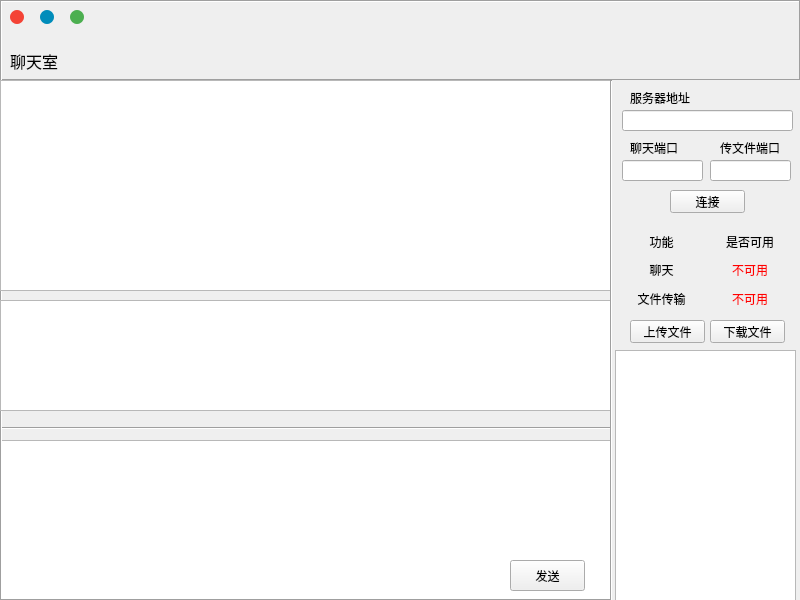
<?xml version="1.0" encoding="UTF-8"?>
<ui version="4.0">
 <class>MainWindow</class>
 <widget class="QWidget" name="MainWindow">
  <property name="geometry">
   <rect>
    <x>0</x>
    <y>0</y>
    <width>800</width>
    <height>600</height>
   </rect>
  </property>
  <property name="windowTitle">
   <string>MainWindow</string>
  </property>
  <widget class="QWidget" name="widgetTop" native="true">
   <property name="geometry">
    <rect>
     <x>0</x>
     <y>0</y>
     <width>800</width>
     <height>80</height>
    </rect>
   </property>
   <property name="styleSheet">
    <string notr="true">color: rgb(245, 246, 247);</string>
   </property>
   <widget class="QPushButton" name="buttonExit">
    <property name="geometry">
     <rect>
      <x>10</x>
      <y>10</y>
      <width>14</width>
      <height>14</height>
     </rect>
    </property>
    <property name="styleSheet">
     <string notr="true">QPushButton {
    min-width: 14px;
    max-width: 14px;
    max-height: 14px;
    min-height: 14px;
    border-radius: 7px;
    font-size: 15px;
    color: white;
    background: #f44336 ; /* 默认颜色 */
}

QPushButton:hover {
    font-size: 18px;
    color: white;
    background: #d5d5d5; /* 悬停颜色 */
}

QPushButton:pressed {
    background: #f2f2f2 /* 按下颜色 */
}</string>
    </property>
    <property name="text">
     <string/>
    </property>
   </widget>
   <widget class="QPushButton" name="buttonMax">
    <property name="geometry">
     <rect>
      <x>40</x>
      <y>10</y>
      <width>14</width>
      <height>14</height>
     </rect>
    </property>
    <property name="styleSheet">
     <string notr="true">QPushButton {
    min-width: 14px;
    max-width: 14px;
    max-height: 14px;
    min-height: 14px;
    border-radius: 7px;
    font-size: 15px;
    color: white;
    background: #008cba ; /* 默认颜色 */
}

QPushButton:hover {
    font-size: 18px;
    color: white;
    background: #d5d5d5; /* 悬停颜色 */
}

QPushButton:pressed {
    background: #f2f2f2 /* 按下颜色 */
}</string>
    </property>
    <property name="text">
     <string/>
    </property>
   </widget>
   <widget class="QPushButton" name="buttonMin">
    <property name="geometry">
     <rect>
      <x>70</x>
      <y>10</y>
      <width>14</width>
      <height>14</height>
     </rect>
    </property>
    <property name="styleSheet">
     <string notr="true">QPushButton {
    min-width: 14px;
    max-width: 14px;
    max-height: 14px;
    min-height: 14px;
    border-radius: 7px;
    font-size: 15px;
    color: white;
    background: #4caf50 ; /* 默认颜色 */
}

QPushButton:hover {
    font-size: 18px;
    color: white;
    background: #d5d5d5; /* 悬停颜色 */
}

QPushButton:pressed {
    background: #f2f2f2 /* 按下颜色 */
}</string>
    </property>
    <property name="text">
     <string/>
    </property>
   </widget>
   <widget class="QLabel" name="labelGroupName">
    <property name="geometry">
     <rect>
      <x>10</x>
      <y>40</y>
      <width>171</width>
      <height>41</height>
     </rect>
    </property>
    <property name="font">
     <font>
      <pointsize>12</pointsize>
      <bold>false</bold>
     </font>
    </property>
    <property name="styleSheet">
     <string notr="true">color: rgb(0, 0, 0);</string>
    </property>
    <property name="text">
     <string>聊天室</string>
    </property>
   </widget>
   <widget class="Line" name="hLine1">
    <property name="geometry">
     <rect>
      <x>0</x>
      <y>79</y>
      <width>800</width>
      <height>3</height>
     </rect>
    </property>
    <property name="orientation">
     <enum>Qt::Horizontal</enum>
    </property>
   </widget>
   <widget class="Line" name="hLine0">
    <property name="geometry">
     <rect>
      <x>0</x>
      <y>0</y>
      <width>801</width>
      <height>2</height>
     </rect>
    </property>
    <property name="orientation">
     <enum>Qt::Horizontal</enum>
    </property>
   </widget>
   <widget class="Line" name="vLine1">
    <property name="geometry">
     <rect>
      <x>790</x>
      <y>0</y>
      <width>20</width>
      <height>81</height>
     </rect>
    </property>
    <property name="orientation">
     <enum>Qt::Vertical</enum>
    </property>
   </widget>
   <widget class="Line" name="vLine0">
    <property name="geometry">
     <rect>
      <x>0</x>
      <y>0</y>
      <width>2</width>
      <height>81</height>
     </rect>
    </property>
    <property name="orientation">
     <enum>Qt::Vertical</enum>
    </property>
   </widget>
  </widget>
  <widget class="QWidget" name="widgetBottomLeft" native="true">
   <property name="geometry">
    <rect>
     <x>0</x>
     <y>80</y>
     <width>611</width>
     <height>521</height>
    </rect>
   </property>
   <widget class="QTextEdit" name="textEdit">
    <property name="geometry">
     <rect>
      <x>0</x>
      <y>360</y>
      <width>611</width>
      <height>161</height>
     </rect>
    </property>
    <property name="font">
     <font>
      <pointsize>12</pointsize>
     </font>
    </property>
   </widget>
   <widget class="QPushButton" name="buttonSend">
    <property name="geometry">
     <rect>
      <x>510</x>
      <y>480</y>
      <width>75</width>
      <height>31</height>
     </rect>
    </property>
    <property name="styleSheet">
     <string notr="true"/>
    </property>
    <property name="text">
     <string>发送</string>
    </property>
   </widget>
   <widget class="Line" name="hLine2">
    <property name="geometry">
     <rect>
      <x>0</x>
      <y>340</y>
      <width>611</width>
      <height>16</height>
     </rect>
    </property>
    <property name="orientation">
     <enum>Qt::Horizontal</enum>
    </property>
   </widget>
   <widget class="Line" name="vLine2">
    <property name="geometry">
     <rect>
      <x>0</x>
      <y>0</y>
      <width>2</width>
      <height>521</height>
     </rect>
    </property>
    <property name="orientation">
     <enum>Qt::Vertical</enum>
    </property>
   </widget>
   <widget class="Line" name="hLine3">
    <property name="geometry">
     <rect>
      <x>0</x>
      <y>519</y>
      <width>800</width>
      <height>2</height>
     </rect>
    </property>
    <property name="orientation">
     <enum>Qt::Horizontal</enum>
    </property>
   </widget>
   <widget class="QListWidget" name="listMsg">
    <property name="geometry">
     <rect>
      <x>0</x>
      <y>0</y>
      <width>611</width>
      <height>211</height>
     </rect>
    </property>
   </widget>
   <widget class="QPlainTextEdit" name="editLog">
    <property name="geometry">
     <rect>
      <x>0</x>
      <y>220</y>
      <width>611</width>
      <height>111</height>
     </rect>
    </property>
    <property name="styleSheet">
     <string notr="true">color: rgb(0, 0, 0);</string>
    </property>
   </widget>
  </widget>
  <widget class="QWidget" name="widgetBottomRight" native="true">
   <property name="geometry">
    <rect>
     <x>610</x>
     <y>80</y>
     <width>191</width>
     <height>521</height>
    </rect>
   </property>
   <property name="styleSheet">
    <string notr="true">color: rgb(245, 246, 247);</string>
   </property>
   <widget class="Line" name="vLine4">
    <property name="geometry">
     <rect>
      <x>190</x>
      <y>0</y>
      <width>2</width>
      <height>521</height>
     </rect>
    </property>
    <property name="orientation">
     <enum>Qt::Vertical</enum>
    </property>
   </widget>
   <widget class="Line" name="vLine3">
    <property name="geometry">
     <rect>
      <x>0</x>
      <y>0</y>
      <width>2</width>
      <height>521</height>
     </rect>
    </property>
    <property name="orientation">
     <enum>Qt::Vertical</enum>
    </property>
   </widget>
   <widget class="Line" name="hLine4">
    <property name="geometry">
     <rect>
      <x>0</x>
      <y>520</y>
      <width>191</width>
      <height>2</height>
     </rect>
    </property>
    <property name="orientation">
     <enum>Qt::Horizontal</enum>
    </property>
   </widget>
   <widget class="QPushButton" name="buttonConnect">
    <property name="geometry">
     <rect>
      <x>60</x>
      <y>110</y>
      <width>75</width>
      <height>23</height>
     </rect>
    </property>
    <property name="styleSheet">
     <string notr="true">color: rgb(0, 0, 0);</string>
    </property>
    <property name="text">
     <string>连接</string>
    </property>
   </widget>
   <widget class="QLineEdit" name="editAddress">
    <property name="geometry">
     <rect>
      <x>12</x>
      <y>30</y>
      <width>171</width>
      <height>21</height>
     </rect>
    </property>
    <property name="styleSheet">
     <string notr="true">color: rgb(0, 0, 0);</string>
    </property>
    <property name="text">
     <string/>
    </property>
   </widget>
   <widget class="QLineEdit" name="editMsgPort">
    <property name="geometry">
     <rect>
      <x>12</x>
      <y>80</y>
      <width>81</width>
      <height>21</height>
     </rect>
    </property>
    <property name="styleSheet">
     <string notr="true">color: rgb(0, 0, 0);</string>
    </property>
    <property name="text">
     <string/>
    </property>
   </widget>
   <widget class="QLabel" name="label_6">
    <property name="geometry">
     <rect>
      <x>20</x>
      <y>10</y>
      <width>71</width>
      <height>16</height>
     </rect>
    </property>
    <property name="styleSheet">
     <string notr="true">color: rgb(0, 0, 0);</string>
    </property>
    <property name="text">
     <string>服务器地址</string>
    </property>
   </widget>
   <widget class="QLabel" name="label_7">
    <property name="geometry">
     <rect>
      <x>20</x>
      <y>60</y>
      <width>61</width>
      <height>16</height>
     </rect>
    </property>
    <property name="styleSheet">
     <string notr="true">color: rgb(0, 0, 0);</string>
    </property>
    <property name="text">
     <string>聊天端口</string>
    </property>
   </widget>
   <widget class="QWidget" name="gridLayoutWidget_2">
    <property name="geometry">
     <rect>
      <x>10</x>
      <y>150</y>
      <width>171</width>
      <height>80</height>
     </rect>
    </property>
    <layout class="QGridLayout" name="gridLayout_2">
     <item row="0" column="0">
      <widget class="QLabel" name="label_8">
       <property name="styleSheet">
        <string notr="true">color: rgb(0, 0, 0);</string>
       </property>
       <property name="text">
        <string>功能</string>
       </property>
       <property name="alignment">
        <set>Qt::AlignCenter</set>
       </property>
      </widget>
     </item>
     <item row="1" column="1">
      <widget class="QLabel" name="labelChatEnable">
       <property name="styleSheet">
        <string notr="true">color: rgb(255, 0, 0);</string>
       </property>
       <property name="text">
        <string>不可用</string>
       </property>
       <property name="alignment">
        <set>Qt::AlignCenter</set>
       </property>
      </widget>
     </item>
     <item row="1" column="0">
      <widget class="QLabel" name="label_9">
       <property name="styleSheet">
        <string notr="true">color: rgb(0, 0, 0);</string>
       </property>
       <property name="text">
        <string>聊天</string>
       </property>
       <property name="alignment">
        <set>Qt::AlignCenter</set>
       </property>
      </widget>
     </item>
     <item row="2" column="0">
      <widget class="QLabel" name="label_11">
       <property name="styleSheet">
        <string notr="true">color: rgb(0, 0, 0);</string>
       </property>
       <property name="text">
        <string>文件传输</string>
       </property>
       <property name="alignment">
        <set>Qt::AlignCenter</set>
       </property>
      </widget>
     </item>
     <item row="2" column="1">
      <widget class="QLabel" name="labelFileEnable">
       <property name="styleSheet">
        <string notr="true">color: rgb(255, 0, 0);</string>
       </property>
       <property name="text">
        <string>不可用</string>
       </property>
       <property name="alignment">
        <set>Qt::AlignCenter</set>
       </property>
      </widget>
     </item>
     <item row="0" column="1">
      <widget class="QLabel" name="label_13">
       <property name="styleSheet">
        <string notr="true">color: rgb(0, 0, 0);</string>
       </property>
       <property name="text">
        <string>是否可用</string>
       </property>
       <property name="alignment">
        <set>Qt::AlignCenter</set>
       </property>
      </widget>
     </item>
    </layout>
   </widget>
   <widget class="QListWidget" name="listFiles">
    <property name="geometry">
     <rect>
      <x>5</x>
      <y>270</y>
      <width>181</width>
      <height>251</height>
     </rect>
    </property>
    <property name="styleSheet">
     <string notr="true">color: rgb(0, 0, 0);</string>
    </property>
   </widget>
   <widget class="QPushButton" name="buttonUpload">
    <property name="geometry">
     <rect>
      <x>20</x>
      <y>240</y>
      <width>75</width>
      <height>23</height>
     </rect>
    </property>
    <property name="styleSheet">
     <string notr="true">color: rgb(0, 0, 0);</string>
    </property>
    <property name="text">
     <string>上传文件</string>
    </property>
   </widget>
   <widget class="QLineEdit" name="editFilePort">
    <property name="geometry">
     <rect>
      <x>100</x>
      <y>80</y>
      <width>81</width>
      <height>21</height>
     </rect>
    </property>
    <property name="styleSheet">
     <string notr="true">color: rgb(0, 0, 0);</string>
    </property>
    <property name="text">
     <string/>
    </property>
   </widget>
   <widget class="QLabel" name="label_10">
    <property name="geometry">
     <rect>
      <x>110</x>
      <y>60</y>
      <width>61</width>
      <height>16</height>
     </rect>
    </property>
    <property name="styleSheet">
     <string notr="true">color: rgb(0, 0, 0);</string>
    </property>
    <property name="text">
     <string>传文件端口</string>
    </property>
   </widget>
   <widget class="QPushButton" name="buttonDownload">
    <property name="geometry">
     <rect>
      <x>100</x>
      <y>240</y>
      <width>75</width>
      <height>23</height>
     </rect>
    </property>
    <property name="styleSheet">
     <string notr="true">color: rgb(0, 0, 0);</string>
    </property>
    <property name="text">
     <string>下载文件</string>
    </property>
   </widget>
  </widget>
 </widget>
 <resources/>
 <connections/>
</ui>
